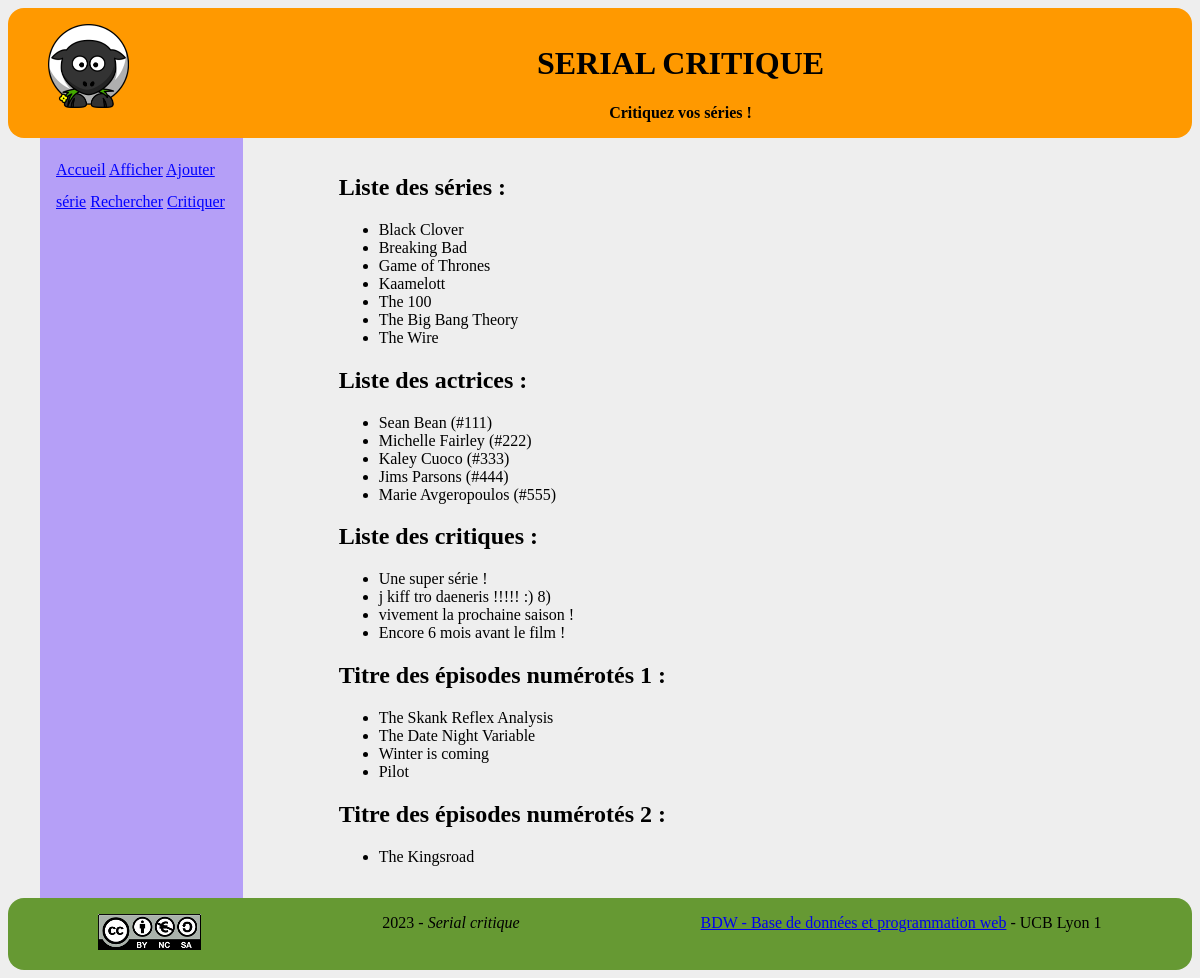
Page /index.php?page=afficher on the committed database.
### tables this page shows
CREATE TABLE Series ( nomSerie VARCHAR(255), PRIMARY KEY(nomSerie));

CREATE TABLE Actrices ( numINSEE INTEGER, nom VARCHAR(100), prenom VARCHAR(100), PRIMARY KEY(numINSEE));

CREATE TABLE Critiques ( idCritique INTEGER NOT NULL AUTO_INCREMENT, dateCritique DATETIME, pseudo VARCHAR(100), texte VARCHAR(255), nomSerie VARCHAR(255) REFERENCES Series(nomSerie), PRIMARY KEY(idCritique));

CREATE TABLE Episodes ( idSaison INTEGER REFERENCES Saisons(idSaison), numero INTEGER, titre VARCHAR(255), PRIMARY KEY(numero, idSaison));

### inc/includes.php (called while the page is built)
<?php
$nomSite = "Serial critique";
$baseline = "Critiquez vos séries !";
?>

### modele/modele.php (called while the page is built, shortened)
<?php
function getInstances($connexion, $nomTable) {
	$requete = "SELECT * FROM $nomTable";
	$res = mysqli_query($connexion, $requete);
	$instances = mysqli_fetch_all($res, MYSQLI_ASSOC);
	return $instances;
}
function getEpisodesPrepared($connexion) {
	$requete = "SELECT titre FROM Episodes WHERE numero = ?";
	$stmt = mysqli_prepare($connexion, $requete);
	mysqli_stmt_bind_param($stmt, "i", $numEpisode);
	mysqli_stmt_execute($stmt);
	$episodes1 = mysqli_stmt_get_result($stmt);
	mysqli_stmt_execute($stmt);
	$episodes2 = mysqli_stmt_get_result($stmt);
	return array("episodes1" => $episodes1, "episodes2" => $episodes2);
}
?>

### controleurs/controleurAfficher.php (called while the page is built, shortened)
<?php
$message = "";
$series = getInstances($connexion, "Series");
$actrices = getInstances($connexion, "Actrices");
$critiques = getInstances($connexion, "Critiques");
$tabEpisodes = getEpisodesPrepared($connexion);
if($tabEpisodes == null) {
	$message .= "Aucun épisode n'a été trouvé dans la base de données !";
}
else {
	$episodes1 = $tabEpisodes["episodes1"];
	$episodes2 = $tabEpisodes["episodes2"];
}
?>

### vues/vueAfficher.php (the view, shortened to what this page needs)
<h2>Liste des séries :</h2>
<ul>
<?php foreach($series as $serie) { ?>
	<li><?= $serie['nomSerie'] ?></li>
<?php } ?>
</ul>
<h2>Liste des actrices :</h2>
<ul>
<?php foreach($actrices as $actrice) { ?>
	<li><?= $actrice['prenom'] ?> <?= $actrice['nom'] ?> (#<?= $actrice['numINSEE'] ?>)</li>
<?php } ?>
</ul>
<h2>Liste des critiques :</h2>
<ul>
<?php foreach($critiques as $critique) { ?>
	<li><?= $critique['texte'] ?></li>
<?php } ?>
</ul>
<h2>Titre des épisodes numérotés 1 :</h2>
<ul>
<?php foreach($episodes1 as $episode) { ?>
	<li><?= $episode['titre'] ?></li>
<?php } ?>
</ul>
<h2>Titre des épisodes numérotés 2 :</h2>
<ul>
<?php foreach($episodes2 as $episode) { ?>
	<li><?= $episode['titre'] ?></li>
<?php } ?>
</ul>

### index.php (shortened to what this page needs)
<?php
require('modele/modele.php');
require('inc/includes.php');
require('inc/routes.php');
?>
<!DOCTYPE html>
<html>
<head>
    <link href="css/style.css" rel="stylesheet" media="all" type="text/css">
</head>
<body>
    <?php include('static/header.php'); ?>
    <div id="divCentral">
		<?php include('static/menu.php'); ?>
		<main>
		<?php
		$controleur = 'controleurAccueil';
		$vue = 'vueAccueil';
		if(isset($_GET['page'])) {
			$nomPage = $_GET['page'];
			if(isset($routes[$nomPage])) {
				$controleur = $routes[$nomPage]['controleur'];
				$vue = $routes[$nomPage]['vue'];
			}
		}
		include('controleurs/' . $controleur . '.php');
		include('vues/' . $vue . '.php');
		?>
		</main>
	</div>
    <?php include('static/footer.php'); ?>
</body>
</html>

### static/header.php
<header>
	<div style="float:left;">
		<a href="index.php">
			<img src="img/sheep.png" width="50%" height="50%">
		</a>
	</div>
	<h1>SERIAL CRITIQUE</h1>
	<strong><?= $baseline ?></strong>
</header>

### static/menu.php
<nav>
	<a href="index.php">Accueil</a>
	<a href="index.php?page=afficher">Afficher</a>
	<a href="index.php?page=ajouter">Ajouter série</a>
	<a href="index.php?page=rechercher">Rechercher</a>
	<a href="index.php?page=critiquer">Critiquer</a>
</nav>

### static/footer.php
<footer>
	<a href="https://creativecommons.org/licenses/" target="_blank"><img src="img/by-nc-sa-eu.png" alt="Licence CC BY-NC-SA"/></a>
	<span><?php print date("Y"); ?> - <em><?= $nomSite ?></em></span>
	<span><a href="https://perso.liris.cnrs.fr/fabien.duchateau/bdw" target="_blank" alt="Page BDW1">BDW - Base de données et programmation web</a> - UCB Lyon 1</span>
</footer>

### css/style.css (style rules this page uses)
body { background-color: #EEEEEE; }
header, nav, main, footer { padding: 1em 0; }
header { background-color: #FF9900; text-align: center; border-radius: 1em; }
#divCentral { display: flex; justify-content: space-between; align-items: stretch; margin: auto; box-sizing: border-box; height: 100%; }
nav { flex : 2; background-color: #b59ff7; padding-left: 1em; padding-right: 1em; margin-left: 2em; line-height: 2em; }
nav a { color: #0000FF; text-decoration: underline; }
main { flex : 10; background-color: #EEEEEE; padding-left: 6em; }
footer { display: flex; justify-content: space-around; background-color: #669933; border-radius: 1em; }

### rows in the picture
series: nomSerie "Black Clover"
series: nomSerie "Breaking Bad"
series: nomSerie "Game of Thrones"
series: nomSerie "Kaamelott"
series: nomSerie "The 100"
series: nomSerie "The Big Bang Theory"
series: nomSerie "The Wire"
actrices: prenom "Sean", nom "Bean", numINSEE "111"
actrices: prenom "Michelle", nom "Fairley", numINSEE "222"
actrices: prenom "Kaley", nom "Cuoco", numINSEE "333"
actrices: prenom "Jims", nom "Parsons", numINSEE "444"
actrices: prenom "Marie", nom "Avgeropoulos", numINSEE "555"
critiques: texte "Une super série !"
critiques: texte "j kiff tro daeneris !!!!! :) 8)"
critiques: texte "vivement la prochaine saison !"
critiques: texte "Encore 6 mois avant le film !"
episodes: titre "The Skank Reflex Analysis"
episodes: titre "The Date Night Variable"
episodes: titre "Winter is coming"
episodes: titre "Pilot"
episodes: titre "The Kingsroad"

### other values in the picture
$baseline "Critiquez vos séries !"
$nomSite "Serial critique"
